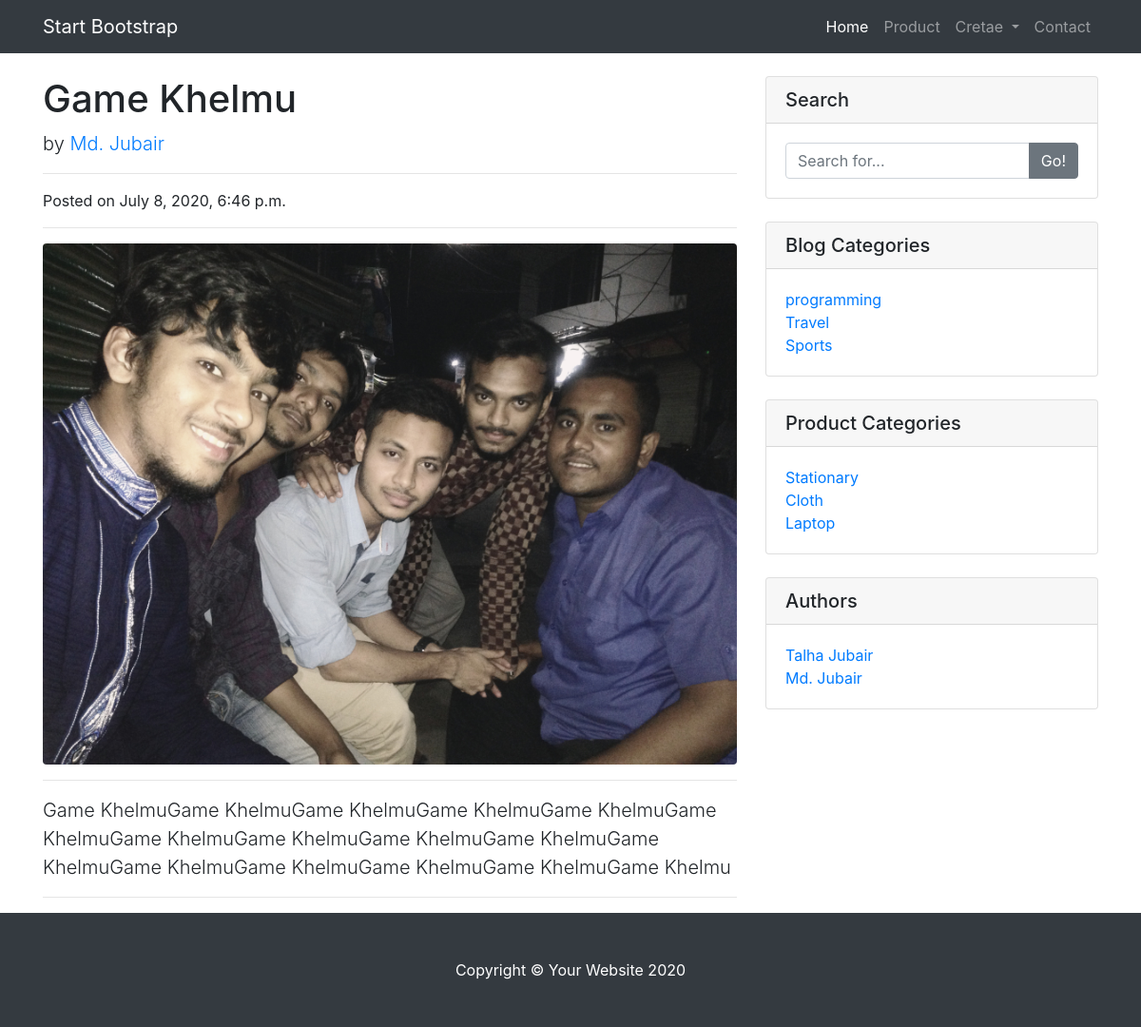
Before: /blog/detail/2 with the older database file.
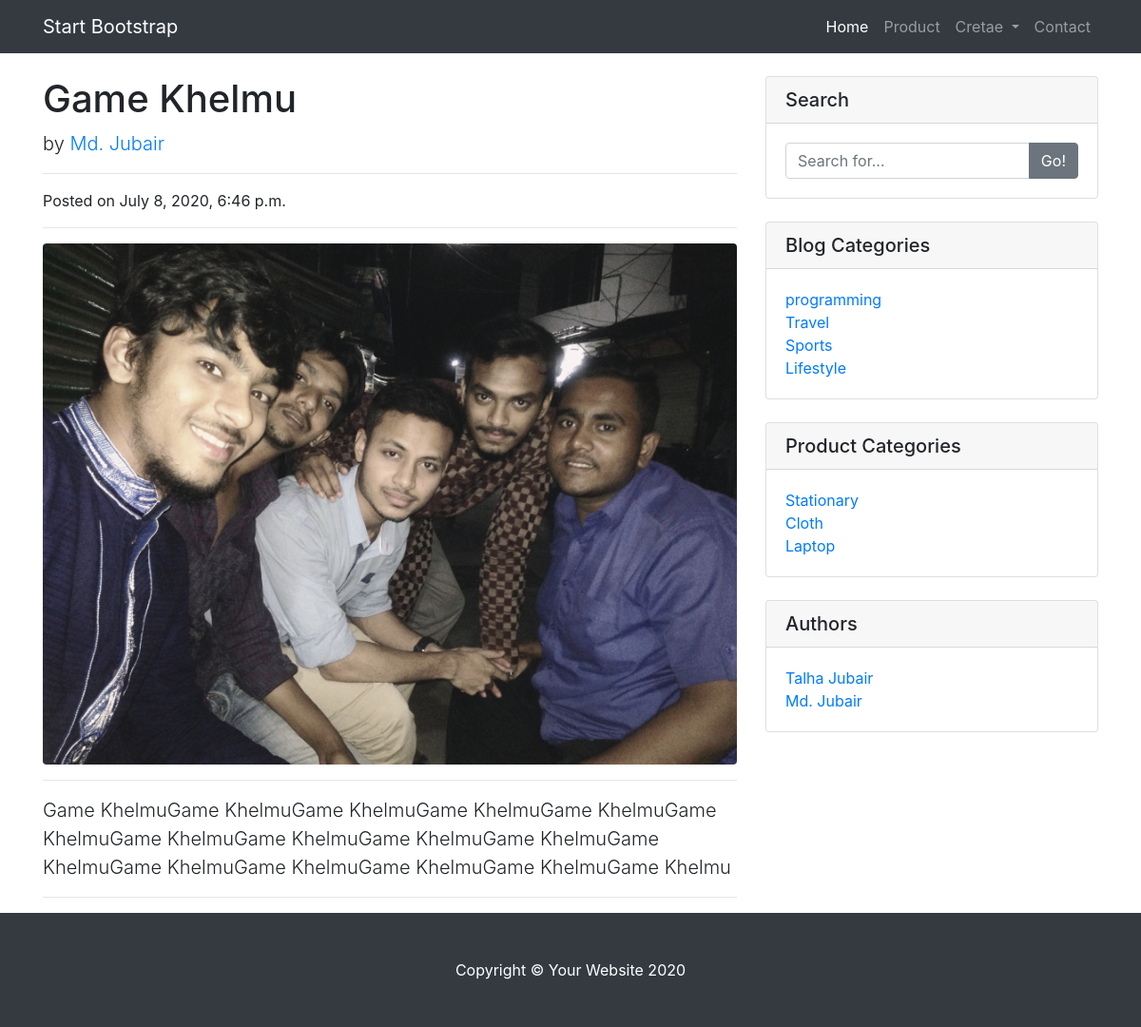
After: the same page with the newer database file.
### blog/models.py (models this page shows, shortened)
class Category(models.Model):
    name = models.CharField(max_length=50)

class Profile(models.Model):
    full_name = models.CharField(max_length=50)
    user = models.OneToOneField(User, on_delete=models.CASCADE)

### product/models.py (models this page shows, shortened)
class Category(models.Model):
    name = models.CharField(max_length=50)

### blog/views.py (the view)
# urls.py: path('detail/<int:id>', views.detail_post, name="detail-post"),
def detail_post(request, id):
    post_obj = Post.objects.get(id=id)
    context = {'post': post_obj}
    return render(request, 'blog/post_detail.html', context)

### bs4_blog/custom_context.py (called while the page is built)
def my_context(request):
    categories = Category.objects.all()
    profile = Profile.objects.all()
    p_ctg = product_category.objects.all()
    return {'categories': categories, 'profile': profile, 'p_ctg': p_ctg}

### templates/blog/post_detail.html
{% extends 'base.html' %}
{% block content %}
      <div class="col-lg-8">
        <h1 class="mt-4">{{ post.title }}</h1>
        <p class="lead">
          by
          <a href="#">{{ post.author.profile.full_name }}</a>
        </p>
        <hr>
        <p>Posted on {{ post.date }}</p>
        <hr>
        <img class="img-fluid rounded" src="{{ post.photo.url }}" alt="">
        <hr>
        <p class="lead">{{ post.body }}</p>
        <hr>
      </div>
      {% endblock  %}

### templates/base.html (shortened to what the changed rows need)
{% load static %}
<!DOCTYPE html>
<html lang="en">
  <head>
    <link
      href="{% static 'bootstrap/css/bootstrap.min.css' %}"
      rel="stylesheet"
    />
    <link href="{% static 'css/blog-home.css' %}" rel="stylesheet" />
  </head>
  <body>
    <div class="container">
      <div class="row">
        {% block content %} {% endblock %}
        <div class="col-md-4">
          <div class="card my-4">
            <div class="card-body">
              <div class="row">
                <div class="col-lg-6">
                  <ul class="list-unstyled mb-0">
                    {% for ctg in categories %}
                    <li>
                      <a href="{% url 'category-post' ctg.name %}"
                        >{{ ctg.name }}</a
                      >
                    </li>
                    {% endfor %}
                  </ul>
                </div>
              </div>
            </div>
          </div>
          <div class="card my-4">
            <div class="card-body">
              <div class="row">
                <div class="col-lg-6">
                  <ul class="list-unstyled mb-0">
                    {% for product_ctg in p_ctg %}
                    <li>
                      <a href="{% url 'p-category-post' product_ctg.name %}"
                        >{{ product_ctg.name }}</a
                      >
                    </li>
                    {% endfor %}
                  </ul>
                </div>
              </div>
            </div>
          </div>
          <div class="card my-4">
            <div class="card-body">
              <div class="row">
                <div class="col-lg-6">
                  <ul class="list-unstyled mb-0">
                    {% for profiles in profile %}
                    <li>
                      <a href="#">{{ profiles.full_name }}</a>
                    </li>
                    {% endfor %}
                  </ul>
                </div>
              </div>
            </div>
          </div>
        </div>
      </div>
    </div>
  </body>
</html>

Changed rows visible on the page:
added Category: name "Lifestyle"
